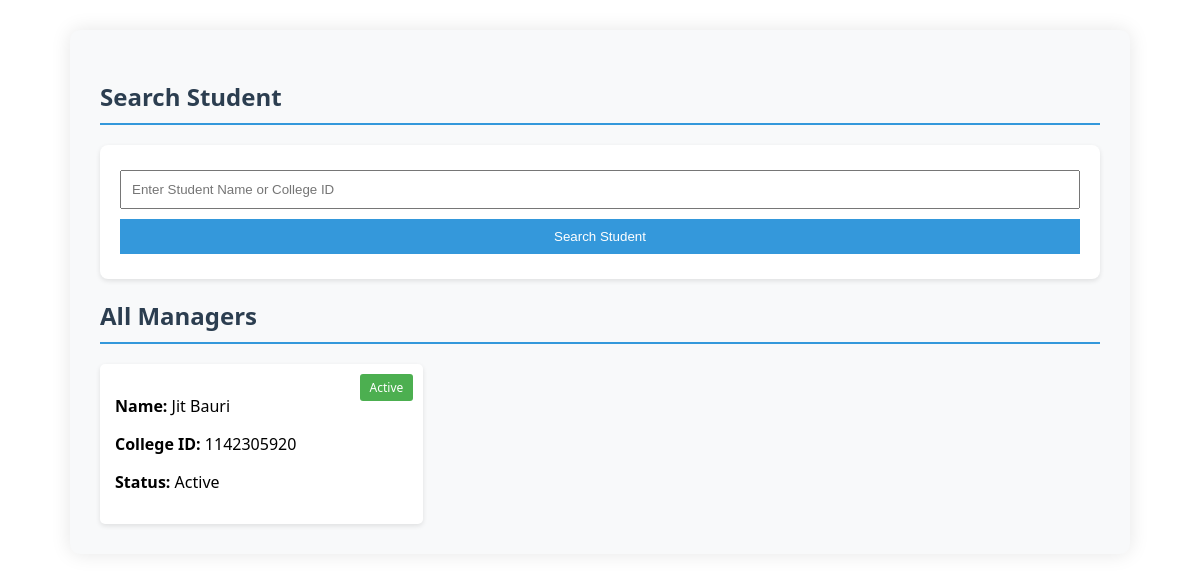
/admin/manage_manager.php (signed in), run on the app's committed database.
### tables this page shows
CREATE TABLE `managers` (
  `id` int(11) NOT NULL,
  `name` varchar(100) NOT NULL,
  `college_id` varchar(50) NOT NULL,
  `password` varchar(255) NOT NULL,
  `active` tinyint(1) NOT NULL DEFAULT 1
);

### admin/manage_manager.php (the view, shortened to what this page needs)
<?php
require_once('../include/dbConnect.php');
$managers = [];
$result = $conn->query("SELECT * FROM managers ORDER BY active DESC, college_id ASC");
if ($result && $result->num_rows > 0) {
    while ($row = $result->fetch_assoc()) {
        $managers[] = $row;
    }
}
?>
<!DOCTYPE html>
<html lang="en">
<head>
</head>
<body>
<div class="container">
    <h2>Search Student</h2>
    <form method="post">
        <input type="text" name="search_term" placeholder="Enter Student Name or College ID" required>
        <button type="submit" name="search">Search Student</button>
    </form>
    <h2>All Managers</h2>
    <div class="manager-list">
        <?php foreach ($managers as $m): ?>
            <div class="manager-item">
                <span class="active-status <?= $m['active'] ? 'active' : 'inactive' ?>">
                    <?= $m['active'] ? 'Active' : 'Inactive' ?>
                </span>
                <p><strong>Name:</strong> <?= htmlspecialchars($m['name']) ?></p>
                <p><strong>College ID:</strong> <?= htmlspecialchars($m['college_id']) ?></p>
                <p><strong>Status:</strong> <?= $m['active'] ? 'Active' : 'Inactive' ?></p>
            </div>
        <?php endforeach; ?>
    </div>
</div>
</body>
</html>

### admin/manage_manager.php (style rules this page uses)
.container { max-width: 1000px; margin: 30px auto; padding: 30px; font-family: 'Segoe UI', Tahoma, Geneva, Verdana, sans-serif; background-color: #f8f9fa; border-radius: 10px; box-shadow: 0 0 20px rgba(0, 0, 0, 0.1); }
h2 { color: #2c3e50; border-bottom: 2px solid #3498db; padding-bottom: 10px; }
form { margin: 20px 0; padding: 20px; background: white; border-radius: 8px; box-shadow: 0 2px 5px rgba(0,0,0,0.1); }
input, button, select { padding: 10px; margin: 5px 0; width: 100%; box-sizing: border-box; }
button { background: #3498db; color: white; border: none; cursor: pointer; }
.manager-list { display: grid; grid-template-columns: repeat(auto-fill, minmax(300px, 1fr)); gap: 15px; }
.manager-item { background: white; padding: 15px; border-radius: 5px; box-shadow: 0 2px 5px rgba(0,0,0,0.1); position: relative; }
.active-status { position: absolute; top: 10px; right: 10px; padding: 5px 10px; border-radius: 3px; font-size: 12px; color: white; }
.active { background: #4CAF50; }

### data on the page
managers: active "Active", name "Jit Bauri", college "1142305920"
